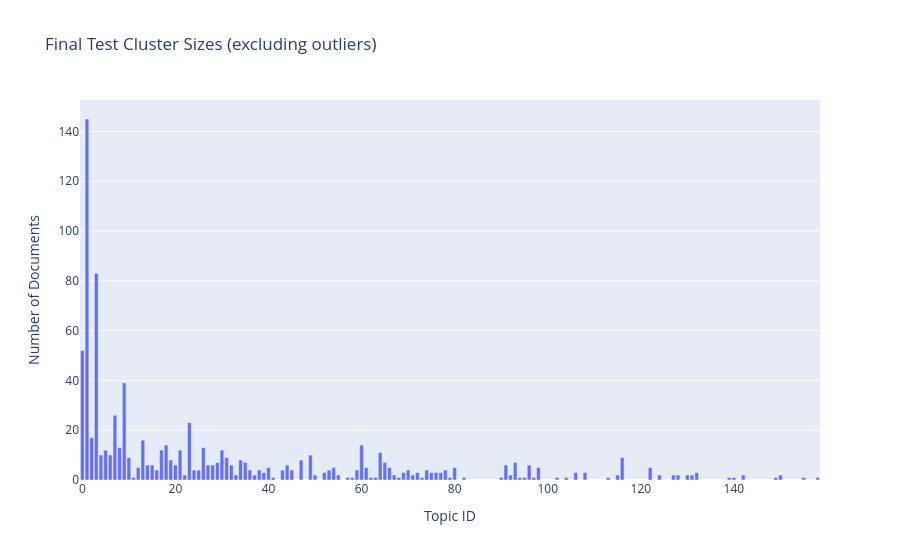
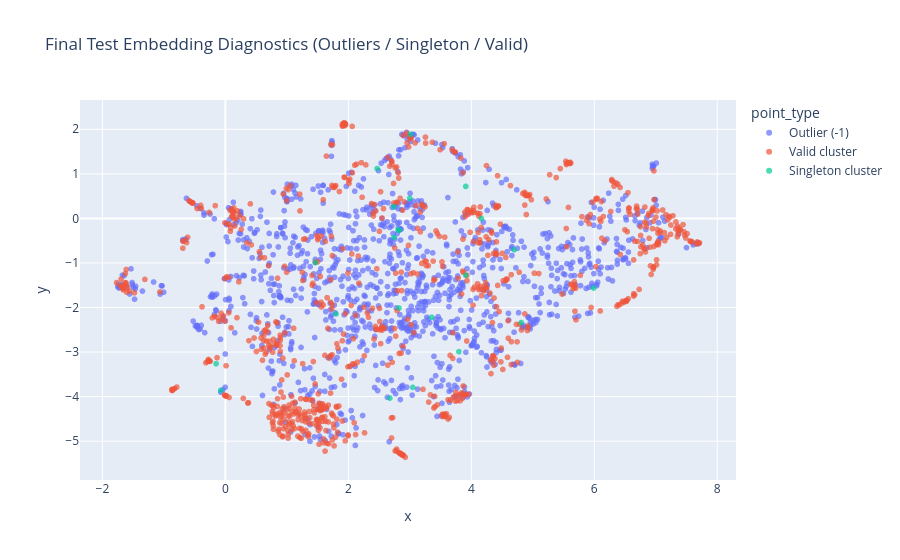
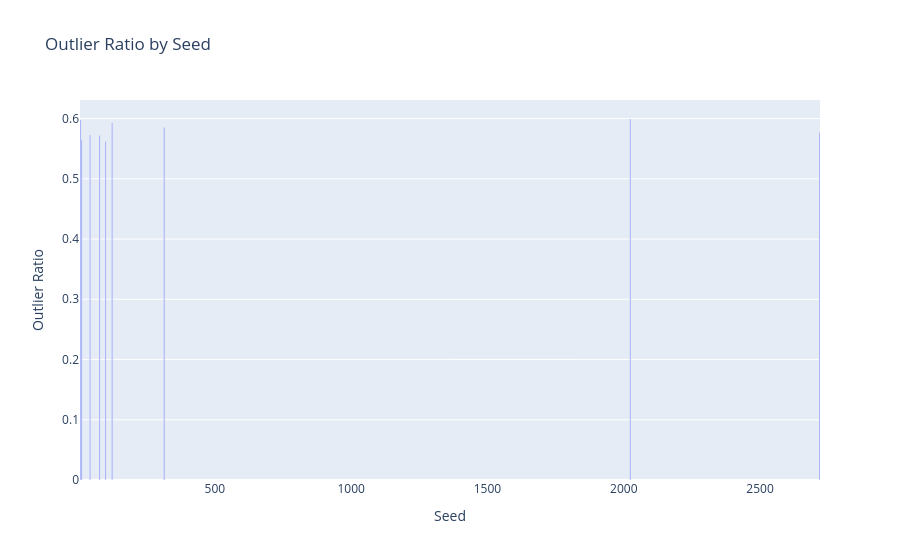
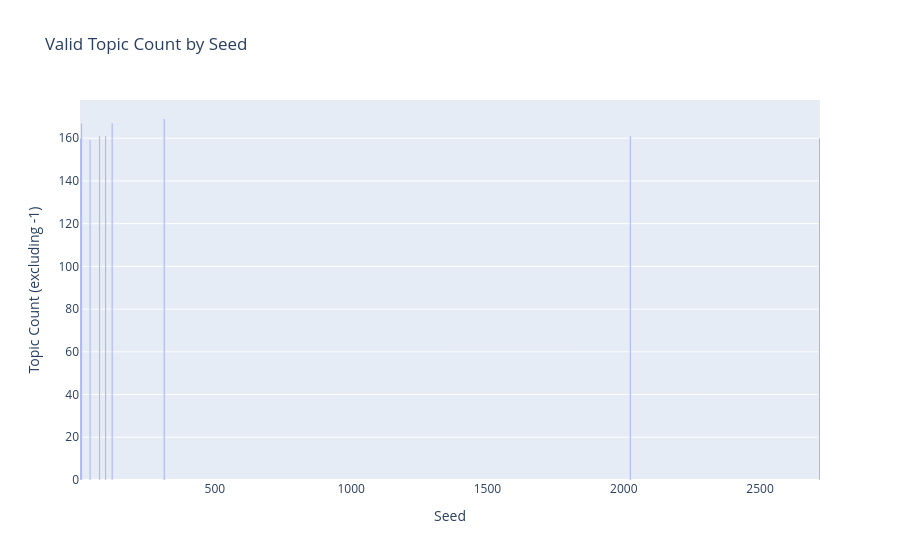

The code cell stored with these charts, in order, in its notebook:
### Code cell
import plotly.express as px

# Diagnostics use the currently available final test assignment (`test_topics`) and embeddings (`test_embeddings`).
if 'test_topics' not in globals() or 'test_embeddings' not in globals():
    raise RuntimeError('Please run Cell 24 first so `test_topics` and `test_embeddings` are available.')

labels = np.asarray(test_topics)
emb = np.asarray(test_embeddings)

if labels.shape[0] != emb.shape[0]:
    raise ValueError(f'Mismatch: labels={labels.shape[0]} vs embeddings={emb.shape[0]}')

is_outlier = labels == -1
outlier_ratio_now = float(np.mean(is_outlier)) if len(labels) > 0 else np.nan

valid_labels = labels[~is_outlier]
if len(valid_labels) > 0:
    cluster_size_series = pd.Series(valid_labels).value_counts().sort_values(ascending=False)
else:
    cluster_size_series = pd.Series(dtype='int64')

n_valid_clusters_now = int(cluster_size_series.shape[0])
singleton_topics_now = set(cluster_size_series[cluster_size_series == 1].index.tolist())
n_singletons_now = int(len(singleton_topics_now))

print('Final-clustering diagnostics (current test assignment):')
print(f'  Documents: {len(labels)}')
print(f'  Outlier ratio (-1): {outlier_ratio_now:.4f}')
print(f'  Valid clusters (excluding -1): {n_valid_clusters_now}')
print(f'  Singleton clusters: {n_singletons_now}')

if n_valid_clusters_now == 0:
    print('⚠️ No valid clusters found (all points are outliers).')
elif n_valid_clusters_now == 1:
    print('⚠️ Only one valid cluster found. Silhouette is undefined by design.')
if n_singletons_now > 0:
    print('⚠️ Singleton clusters present. Silhouette excludes them in our robust function.')

# 1) Cluster size distribution (excluding outliers)
if n_valid_clusters_now > 0:
    cluster_size_df = (
        cluster_size_series
        .rename_axis('Topic')
        .reset_index(name='Count')
        .sort_values('Count', ascending=False)
    )
    cluster_size_df['Topic'] = cluster_size_df['Topic'].astype(int)

    fig_sizes = px.bar(
        cluster_size_df,
        x='Topic',
        y='Count',
        title='Final Test Cluster Sizes (excluding outliers)',
        labels={'Topic': 'Topic ID', 'Count': 'Number of Documents'}
    )
    fig_sizes.show()
else:
    print('Cluster-size plot skipped (no valid clusters).')

# 2) 2D embedding view colored by diagnostic point type
# Recompute a 2D projection from test embeddings for visual inspection.
umap_viz = UMAP(n_neighbors=15, n_components=2, metric='cosine', random_state=42)
emb_2d = umap_viz.fit_transform(emb)

point_type = np.where(
    labels == -1,
    'Outlier (-1)',
    np.where(np.isin(labels, list(singleton_topics_now)), 'Singleton cluster', 'Valid cluster')
)

viz_df = pd.DataFrame({
    'x': emb_2d[:, 0],
    'y': emb_2d[:, 1],
    'topic': labels.astype(int),
    'point_type': point_type
})

fig_diag = px.scatter(
    viz_df,
    x='x',
    y='y',
    color='point_type',
    hover_data=['topic'],
    title='Final Test Embedding Diagnostics (Outliers / Singleton / Valid)'
)
fig_diag.update_traces(marker=dict(size=6, opacity=0.7))
fig_diag.show()

# 3) Seed-level context from the multi-seed run
if 'seed_results' in globals() and isinstance(seed_results, pd.DataFrame) and not seed_results.empty:
    seed_plot_df = seed_results.copy()

    fig_seed_outliers = px.bar(
        seed_plot_df,
        x='seed',
        y='test_outlier_ratio',
        title='Outlier Ratio by Seed',
        labels={'seed': 'Seed', 'test_outlier_ratio': 'Outlier Ratio'}
    )
    fig_seed_outliers.show()

    fig_seed_topics = px.bar(
        seed_plot_df,
        x='seed',
        y='test_topic_count',
        title='Valid Topic Count by Seed',
        labels={'seed': 'Seed', 'test_topic_count': 'Topic Count (excluding -1)'}
    )
    fig_seed_topics.show()
else:
    print('Seed-level plots skipped (run Cell 24 first to populate `seed_results`).')

### Figure 1 — Plotly figure (JSON) as saved in the notebook; plotly's stock layout.template omitted (floating-point values rounded to 4 significant figures)
{"data": [{"hovertemplate": "Topic ID=%{x}<br>Number of Documents=%{y}<extra></extra>", "legendgroup": "", "marker": {"color": "#636efa", "pattern": {"shape": ""}}, "name": "", "orientation": "v", "showlegend": false, "textposition": "auto", "type": "bar", "x": [1, 3, 0, 9, 7, 23, 2, 13, 18, 60, 26, 8, 17, 30, 5, 21, 64, 49, 6, 4, 10, 116, 31, 19, 34, 47, 35, 29, 65, 93, 28, 14, 27, 32, 44, 20, 91, 15, 96, 61, 40, 12, 80, 98, 66, 122, 54, 16, 36, 24, 53, 45, 78, 59, 38, 74, 70, 25, 43, 39, 77, 69, 75, 106, 108, 72, 132, 76, 52, 22, 124, 142, 67, 55, 37, 33, 130, 92, 150, 71, 131, 50, 127, 115, 128, 62, 57, 113, 79, 95, 63, 102, 140, 155, 82, 68, 104, 41, 139, 58, 149, 158, 94, 97, 90, 11, 73], "xaxis": "x", "y": [145, 83, 52, 39, 26, 23, 17, 16, 14, 14, 13, 13, 12, 12, 12, 12, 11, 10, 10, 10, 9, 9, 9, 8, 8, 8, 7, 7, 7, 7, 6, 6, 6, 6, 6, 6, 6, 6, 6, 5, 5, 5, 5, 5, 5, 5, 5, 4, 4, 4, 4, 4, 4, 4, 4, 4, 4, 4, 4, 3, 3, 3, 3, 3, 3, 3, 3, 3, 3, 2, 2, 2, 2, 2, 2, 2, 2, 2, 2, 2, 2, 2, 2, 2, 2, 1, 1, 1, 1, 1, 1, 1, 1, 1, 1, 1, 1, 1, 1, 1, 1, 1, 1, 1, 1, 1, 1], "yaxis": "y"}], "layout": {"barmode": "relative", "legend": {"tracegroupgap": 0}, "title": {"text": "Final Test Cluster Sizes (excluding outliers)"}, "xaxis": {"anchor": "y", "domain": [0, 1], "title": {"text": "Topic ID"}}, "yaxis": {"anchor": "x", "domain": [0, 1], "title": {"text": "Number of Documents"}}}}

### Figure 2 — Plotly figure (JSON) as saved in the notebook; plotly's stock layout.template omitted (floating-point values rounded to 4 significant figures; data arrays with more than 128 entries replaced by an {"elided": "..."} marker saying what was removed)
{"data": [{"customdata": {"elided": "1155x1 int values"}, "hovertemplate": "point_type=Outlier (-1)<br>x=%{x}<br>y=%{y}<br>topic=%{customdata[0]}<extra></extra>", "legendgroup": "Outlier (-1)", "marker": {"color": "#636efa", "opacity": 0.7, "size": 6, "symbol": "circle"}, "mode": "markers", "name": "Outlier (-1)", "showlegend": true, "type": "scattergl", "x": {"elided": "1155 float values"}, "xaxis": "x", "y": {"elided": "1155 float values"}, "yaxis": "y"}, {"customdata": {"elided": "827x1 int values"}, "hovertemplate": "point_type=Valid cluster<br>x=%{x}<br>y=%{y}<br>topic=%{customdata[0]}<extra></extra>", "legendgroup": "Valid cluster", "marker": {"color": "#EF553B", "opacity": 0.7, "size": 6, "symbol": "circle"}, "mode": "markers", "name": "Valid cluster", "showlegend": true, "type": "scattergl", "x": {"elided": "827 float values"}, "xaxis": "x", "y": {"elided": "827 float values"}, "yaxis": "y"}, {"customdata": [[62], [57], [113], [79], [95], [63], [102], [140], [155], [82], [68], [104], [41], [139], [58], [149], [158], [94], [97], [90], [11], [73]], "hovertemplate": "point_type=Singleton cluster<br>x=%{x}<br>y=%{y}<br>topic=%{customdata[0]}<extra></extra>", "legendgroup": "Singleton cluster", "marker": {"color": "#00cc96", "opacity": 0.7, "size": 6, "symbol": "circle"}, "mode": "markers", "name": "Singleton cluster", "showlegend": true, "type": "scattergl", "x": [1.798, 3.909, 2.737, 3.355, 2.468, 5.991, 3.048, -0.07588, 3.909, 4.696, -0.1513, 2.825, 1.464, 2.675, 3.798, 2.824, 2.808, 4.165, 3.012, 2.742, 2.999, 4.813], "xaxis": "x", "y": [-2.145, 0.7191, 0.2658, -2.22, 1.119, -1.563, -3.792, -3.859, -1.275, -0.7038, -3.261, -0.2613, -0.9908, -4.033, -2.991, -2.011, -0.2653, -0.0029, 1.889, -0.4261, 0.4519, -2.338], "yaxis": "y"}], "layout": {"legend": {"title": {"text": "point_type"}, "tracegroupgap": 0}, "title": {"text": "Final Test Embedding Diagnostics (Outliers / Singleton / Valid)"}, "xaxis": {"anchor": "y", "domain": [0, 1], "title": {"text": "x"}}, "yaxis": {"anchor": "x", "domain": [0, 1], "title": {"text": "y"}}}}

### Figure 3 — Plotly figure (JSON) as saved in the notebook; plotly's stock layout.template omitted (floating-point values rounded to 4 significant figures)
{"data": [{"hovertemplate": "Seed=%{x}<br>Outlier Ratio=%{y}<extra></extra>", "legendgroup": "", "marker": {"color": "#636efa", "pattern": {"shape": ""}}, "name": "", "orientation": "v", "showlegend": false, "textposition": "auto", "type": "bar", "x": [42, 7, 123, 2024, 99, 11, 77, 314, 2718], "xaxis": "x", "y": [0.5729, 0.5978, 0.5928, 0.5993, 0.5619, 0.5639, 0.5719, 0.5853, 0.5763], "yaxis": "y"}], "layout": {"barmode": "relative", "legend": {"tracegroupgap": 0}, "title": {"text": "Outlier Ratio by Seed"}, "xaxis": {"anchor": "y", "domain": [0, 1], "title": {"text": "Seed"}}, "yaxis": {"anchor": "x", "domain": [0, 1], "title": {"text": "Outlier Ratio"}}}}

### Figure 4 — Plotly figure (JSON) as saved in the notebook; plotly's stock layout.template omitted (floating-point values rounded to 4 significant figures)
{"data": [{"hovertemplate": "Seed=%{x}<br>Topic Count (excluding -1)=%{y}<extra></extra>", "legendgroup": "", "marker": {"color": "#636efa", "pattern": {"shape": ""}}, "name": "", "orientation": "v", "showlegend": false, "textposition": "auto", "type": "bar", "x": [42, 7, 123, 2024, 99, 11, 77, 314, 2718], "xaxis": "x", "y": [159, 160, 167, 161, 161, 167, 161, 169, 160], "yaxis": "y"}], "layout": {"barmode": "relative", "legend": {"tracegroupgap": 0}, "title": {"text": "Valid Topic Count by Seed"}, "xaxis": {"anchor": "y", "domain": [0, 1], "title": {"text": "Seed"}}, "yaxis": {"anchor": "x", "domain": [0, 1], "title": {"text": "Topic Count (excluding -1)"}}}}
